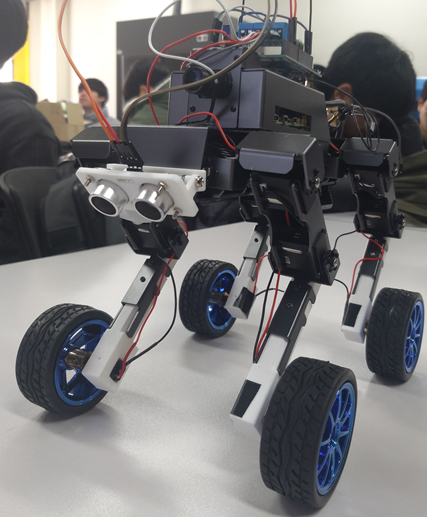
#> input picture Robot_Picture.png, 427 x 517 px, given in place of the camera
$ python line_dec.py
#> lines starting #> are read from the running program, lines starting #| are printed output that depends on the picture; after the words box and inside, x2 and y2 are one past the last pixel; in counts of white or black regions, pixels touching at a corner belong together
#!/usr/bin/env python3
# coding=utf-8
import cv2 as cv
import time
import numpy as np

# V1.1.1
class Dogzilla_Camera(object):

    def __init__(self, video_id=0, width=640, height=480, debug=False):
        self.__debug = debug
        self.__video_id = video_id
        self.__state = False
        self.__width = width
        self.__height = height

        self.yellow_lower = np.array([15,80,0])
        self.yellow_upper = np.array([45,255,255])

        self.__video = cv.VideoCapture(self.__video_id)
        # success, _ = self.__video.read()
        success = self.__video.isOpened()
        if not success:
            self.__video_id = (self.__video_id + 1) % 2
            self.__video = cv.VideoCapture(self.__video_id)
            # success, _ = self.__video.read()
            success = self.__video.isOpened()
            if not success:
                if self.__debug:
                    print("---------Camera Init Error!------------")
                return
        self.__state = True

        self.__config_camera()

        if self.__debug:
            print("---------Video%d Init OK!------------" % self.__video_id)

    def __del__(self):
        if self.__debug:
            print("---------Del Camera!------------")
        self.__video.release()
        self.__state = False

    def __config_camera(self):
        cv_edition = cv.__version__
        if cv_edition[0]=='3':
            self.__video.set(cv.CAP_PROP_FOURCC, cv.VideoWriter_fourcc(*'XVID'))
        else:
            self.__video.set(cv.CAP_PROP_FOURCC, cv.VideoWriter.fourcc('M', 'J', 'P', 'G'))

        # self.__video.set(cv.CAP_PROP_BRIGHTNESS, 30)  # 设置亮度 -64 - 64  0.0
        # self.__video.set(cv.CAP_PROP_CONTRAST, 50)  # 设置对比度 -64 - 64  2.0
        # self.__video.set(cv.CAP_PROP_EXPOSURE, 156)  # 设置曝光值 1.0 - 5000  156.0
        self.__video.set(cv.CAP_PROP_FRAME_WIDTH, self.__width)  # 640
        self.__video.set(cv.CAP_PROP_FRAME_HEIGHT, self.__height)  # 480

    # 摄像头是否打开成功
    # Check whether the camera is enabled successfully
    def isOpened(self):
        return self.__video.isOpened()

    # 释放摄像头 Release the camera
    def clear(self):
        self.__video.release()

    # 重新连接摄像头
    # Reconnect the camera
    def reconnect(self):
        self.__video = cv.VideoCapture(self.__video_id)
        success, _ = self.__video.read()
        if not success:
            self.__video_id = (self.__video_id + 1) % 2
            self.__video = cv.VideoCapture(self.__video_id)
            success, _ = self.__video.read()
            if not success:
                if self.__debug:
                    self.__state = False
                    print("---------Camera Reconnect Error!------------")
                return False
        if not self.__state:
            if self.__debug:
                print("---------Video%d Reconnect OK!------------" % self.__video_id)
            self.__state = True
            self.__config_camera()
        return True

    # 获取摄像头的一帧图片
    # Gets a frame of the camera
    def get_frame(self):
        success, image = self.__video.read()
#> image is the input picture: shape (517, 427, 3); mean B, G, R 119.8, 119.1, 120
        if not success:
            return success, bytes({1})
        return success, image

    # 获取摄像头的jpg图片
    # Gets the JPG image of the camera
    def get_frame_jpg(self, text="", color=(0, 255, 0)):
        success, image = self.__video.read()
        if not success:
            return success, bytes({1})
        if text != "":
            # 各参数依次是：图片，添加的文字，左上角坐标，字体，字体大小，颜色，字体粗细
            # The parameters are: image, added text, top left coordinate, font, font size, color, font size
            cv.putText(image, str(text), (10, 20), cv.FONT_HERSHEY_SIMPLEX, 0.5, color, 1)
        success, jpeg = cv.imencode('.jpg', image)
        return success, jpeg.tobytes()

    def Detect_Color(self, frame):
        img_line_roi = frame.copy()[100:300, :]
        hsv_line = cv.cvtColor(img_line_roi, cv.COLOR_BGR2HSV)
        yellow_mask = cv.inRange(hsv_line, self.yellow_lower, self.yellow_upper)
        blend_color = cv.bitwise_and(hsv_line, hsv_line, mask=yellow_mask)
        self.img_roi = cv.cvtColor(blend_color, cv.COLOR_HSV2BGR)
        return self.img_roi

    def Detect_line(self, frame):
        gray = cv.cvtColor(self.img_roi, cv.COLOR_BGR2GRAY)
        blur = cv.GaussianBlur(gray, (27,27), 0)
        edge = cv.Canny(np.uint8(blur), 10, 30)
        lines = cv.HoughLinesP(edge, 1, np.pi/180, threshold=100, minLineLength=100, maxLineGap=10)

        if lines is not None:
            for line in lines:
                x1, y1, x2, y2 = line[0]
                cv.line(frame, (x1, y1), (x2, y1), (0,255,0), 2)


        return frame


if __name__ == '__main__':
    camera = Dogzilla_Camera(debug=True)
    average = False
    # [21 lines of commented-out code are left out]

    while camera.isOpened():
        ret, frame = camera.get_frame()
#> ret = True
        if not ret:
            break

        frame2hsv = camera.Detect_Color(frame)
#> in Detect_Color, `img_line_roi = frame.copy()[100:300, :]`:
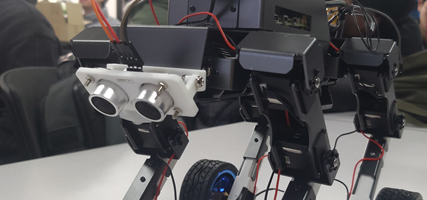
#> img_line_roi: shape (200, 427, 3); mean B, G, R 88.7, 87.2, 88.7
#> in Detect_Color, `hsv_line = cv.cvtColor(img_line_roi, cv.COLOR_BGR2HSV)`: hsv_line: shape (200, 427, 3); mean H, S, V 82.7, 27.4, 92.4
#> in Detect_Color, `yellow_mask = cv.inRange(hsv_line, self.yellow_lower, self.yellow_upper)`:
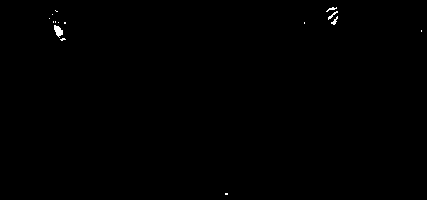
#> yellow_mask: shape (200, 427); 0.21% white; 15 white regions (11 under 20 px), largest, box (x1, y1, x2, y2) and area: (54, 25, 63, 38) 70, (328, 11, 338, 20) 26, (331, 16, 338, 25) 26, (326, 7, 337, 12) 22
#> in Detect_Color, `blend_color = cv.bitwise_and(hsv_line, hsv_line, mask=yellow_mask)`: blend_color: shape (200, 427, 3); mean H, S, V 0, 0.2, 0.3
        frame_with_liens = camera.Detect_line(frame)
#> in Detect_line, `edge = cv.Canny(np.uint8(blur), 10, 30)`:
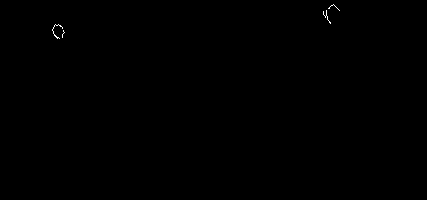
#> edge: shape (200, 427); 0.08% white in thin lines or dots, all inside (x1, y1, x2, y2) = (52, 4, 340, 39)
#> in Detect_line, `lines = cv.HoughLinesP(edge, 1, np.pi/180, threshold=100, minLineLengt..`: lines = None
        cv.imshow("hsv_test", frame2hsv)
        cv.imshow("line_test", frame_with_liens)

        k = cv.waitKey(1) & 0xFF
#> (key q is pressed here)
        if k == 27 or k == ord('q'):
            break

    del camera
    cv.destroyAllWindows()
